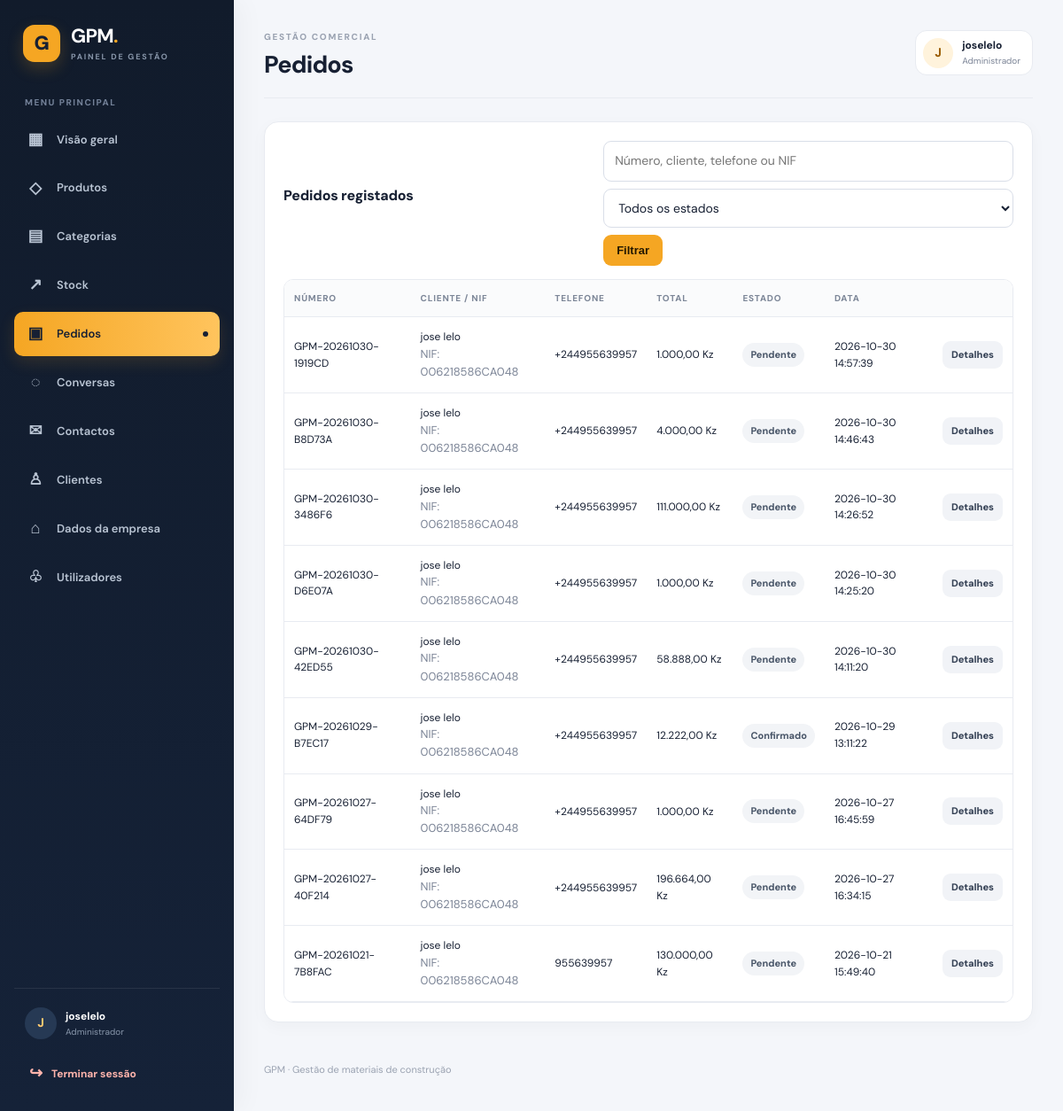
Screenshot of /gpm2/admin/orders.php (signed in) with the database file from the repository.
### tables this page shows
CREATE TABLE `orders` (
  `id` bigint(20) UNSIGNED NOT NULL,
  `order_number` varchar(40) NOT NULL,
  `customer_id` bigint(20) UNSIGNED NOT NULL,
  `responsible_user_id` bigint(20) UNSIGNED DEFAULT NULL,
  `customer_type` enum('individual','company') NOT NULL DEFAULT 'individual',
  `customer_name` varchar(180) NOT NULL,
  `customer_nif` varchar(50) DEFAULT NULL,
  `customer_phone` varchar(40) NOT NULL,
  `customer_email` varchar(190) DEFAULT NULL,
  `delivery_address` text DEFAULT NULL,
  `delivery_city` varchar(100) DEFAULT NULL,
  `delivery_province` varchar(100) DEFAULT NULL,
  `delivery_fee` decimal(15,2) NOT NULL DEFAULT 0.00,
  `discount` decimal(15,2) NOT NULL DEFAULT 0.00,
  `subtotal` decimal(15,2) NOT NULL DEFAULT 0.00,
  `total` decimal(15,2) NOT NULL DEFAULT 0.00,
  `payment_method` varchar(80) DEFAULT NULL,
  `payment_status` enum('pending','partial','paid','refunded') NOT NULL DEFAULT 'pending',
  `status` enum('pending','confirmed','preparing','shipped','completed','cancelled') NOT NULL DEFAULT 'pending',
  `notes` text DEFAULT NULL,
  `stock_deducted` tinyint(1) NOT NULL DEFAULT 0,
  `ordered_at` datetime NOT NULL DEFAULT current_timestamp(),
  `confirmed_at` datetime DEFAULT NULL,
  `completed_at` datetime DEFAULT NULL,
  `cancelled_at` datetime DEFAULT NULL,
  `created_at` timestamp NOT NULL DEFAULT current_timestamp(),
  `updated_at` timestamp NOT NULL DEFAULT current_timestamp() ON UPDATE current_timestamp(),
  `delivery_street` varchar(180) DEFAULT NULL,
  `delivery_neighborhood` varchar(120) DEFAULT NULL,
  `delivery_reference` varchar(255) DEFAULT NULL
);

CREATE TABLE `customers` (
  `id` bigint(20) UNSIGNED NOT NULL,
  `customer_type` enum('individual','company') NOT NULL DEFAULT 'individual',
  `name` varchar(180) NOT NULL,
  `nif` varchar(50) DEFAULT NULL,
  `phone` varchar(40) NOT NULL,
  `email` varchar(190) DEFAULT NULL,
  `password` varchar(255) DEFAULT NULL,
  `address` text DEFAULT NULL,
  `city` varchar(100) DEFAULT NULL,
  `province` varchar(100) DEFAULT NULL,
  `active` tinyint(1) NOT NULL DEFAULT 1,
  `email_verified_at` datetime DEFAULT NULL,
  `last_login_at` datetime DEFAULT NULL,
  `created_at` timestamp NOT NULL DEFAULT current_timestamp(),
  `updated_at` timestamp NOT NULL DEFAULT current_timestamp() ON UPDATE current_timestamp()
);

### gpm2/config/database.php (called while the page is built, shortened)
<?php
if (!function_exists('db')) {
    function db(): PDO
    {
        static $pdo = null;
        if ($pdo instanceof PDO) {
            return $pdo;
        }
        $dsn = 'mysql:host=' . DB_HOST
            . ';port=' . DB_PORT
            . ';dbname=' . DB_NAME
            . ';charset=utf8mb4';
        $pdo = new PDO($dsn, DB_USER, DB_PASS, [
            PDO::ATTR_ERRMODE => PDO::ERRMODE_EXCEPTION,
            PDO::ATTR_DEFAULT_FETCH_MODE => PDO::FETCH_ASSOC,
            PDO::ATTR_EMULATE_PREPARES => false,
        ]);
        return $pdo;
    }
}

### gpm2/admin/orders.php (the view, shortened to what this page needs)
<?php
require_once __DIR__ . '/../app/bootstrap.php';
$q = trim((string)($_GET['q'] ?? ''));
$sql = 'SELECT o.id, o.order_number, o.customer_name, o.customer_phone, o.total, o.status, o.created_at, c.nif
        FROM orders o LEFT JOIN customers c ON c.id = o.customer_id WHERE 1 = 1';
$args = [];
$sql .= ' ORDER BY o.created_at DESC, o.id DESC LIMIT 300';
$stmt = db()->prepare($sql);
$stmt->execute($args);
$rows = $stmt->fetchAll(PDO::FETCH_ASSOC);
$labels = ['pending'=>'Pendente','confirmed'=>'Confirmado','preparing'=>'Em preparação','shipped'=>'Enviado','completed'=>'Concluído','cancelled'=>'Cancelado'];
?>
<section class="panel">
    <div class="toolbar"><h2>Pedidos registados</h2><form method="get"><input name="q" placeholder="Número, cliente, telefone ou NIF" value="<?= e($q) ?>" style="min-width:220px"><select name="status"><option value="">Todos os estados</option></select><button type="submit">Filtrar</button></form></div>
    <div class="table-wrap"><table><thead><tr><th>Número</th><th>Cliente / NIF</th><th>Telefone</th><th>Total</th><th>Estado</th><th>Data</th><th></th></tr></thead><tbody>
    <?php foreach ($rows as $row): ?><tr><td><?= e($row['order_number']) ?></td><td><?= e($row['customer_name']) ?><br><span class="muted">NIF: <?= e($row['nif'] ?: '—') ?></span></td><td><?= e($row['customer_phone']) ?></td><td><?= e(money($row['total'])) ?></td><td><span class="badge"><?= e($labels[$row['status']] ?? $row['status']) ?></span></td><td><?= e($row['created_at']) ?></td><td><a class="btn small secondary" href="order.php?id=<?= (int)$row['id'] ?>">Detalhes</a></td></tr><?php endforeach; ?>
    </tbody></table></div>
</section>

### gpm2/admin/assets/css/admin.css (style rules this page uses)
:root { --ink:#172033;--muted:#7b8496;--line:#e8ebf1;--bg:#f4f6fa;--accent:#f5a623;--accent-soft:#fff3dc;--nav:#111b2b;--nav-soft:#1a2940;--white:#fff;--danger:#d92d20;--success:#067647 }
* { box-sizing:border-box }
html { min-height:100%;background:var(--bg) }
body { margin:0;background:var(--bg);color:var(--ink);font:14px/1.55 "DM Sans",Arial,Helvetica,sans-serif }
.admin-body { min-height:100vh }
.muted,.hint { color:var(--muted);font-size:13px }
.stat,.panel { background:#fff;border:1px solid var(--line);border-radius:16px;padding:21px;box-shadow:0 5px 18px #10182808 }
.panel { margin-bottom:20px }
.panel h2 { font-size:16px;font-weight:800;letter-spacing:-.2px;margin:0 0 16px }
.toolbar { display:flex;gap:12px;align-items:center;justify-content:space-between;flex-wrap:wrap;margin-bottom:15px }
.toolbar form { display:flex;gap:8px;flex-wrap:wrap }
.btn,button { display:inline-flex;align-items:center;justify-content:center;gap:7px;background:var(--accent);color:#241800;border:0;border-radius:9px;padding:10px 15px;font-weight:800;text-decoration:none;cursor:pointer;font-size:13px;transition:transform .15s,filter .15s }
.btn.secondary,button.secondary { background:#f1f3f7;color:#344054 }
.btn.small { padding:7px 10px;font-size:11px }
input,select,textarea { width:100%;padding:11px 12px;border:1px solid #d9dee8;border-radius:9px;font:inherit;background:#fff;color:var(--ink);outline:none;transition:border .15s,box-shadow .15s }
table { width:100%;border-collapse:collapse;background:#fff }
th,td { text-align:left;padding:13px 11px;border-bottom:1px solid var(--line);vertical-align:middle }
th { color:#7d8798;font-size:10px;text-transform:uppercase;letter-spacing:.8px;background:#fafbfc;font-weight:800 }
td { font-size:12px }
.table-wrap { overflow-x:auto;border:1px solid var(--line);border-radius:11px }
.badge { display:inline-flex;align-items:center;padding:5px 9px;border-radius:30px;background:#f2f4f7;color:#475467;font-size:11px;font-weight:700 }

### rows the page displays
orders: order_number "GPM-20261030-1919CD", customer_name "jose lelo", customer.nif "006218586CA048", customer_phone "+244955639957", total "1.000,00 Kz", status "Pendente", created_at "2026-10-30 14:57:39"
orders: order_number "GPM-20261030-B8D73A", customer_name "jose lelo", customer.nif "006218586CA048", customer_phone "+244955639957", total "4.000,00 Kz", status "Pendente", created_at "2026-10-30 14:46:43"
orders: order_number "GPM-20261030-3486F6", customer_name "jose lelo", customer.nif "006218586CA048", customer_phone "+244955639957", total "111.000,00 Kz", status "Pendente", created_at "2026-10-30 14:26:52"
orders: order_number "GPM-20261030-D6E07A", customer_name "jose lelo", customer.nif "006218586CA048", customer_phone "+244955639957", total "1.000,00 Kz", status "Pendente", created_at "2026-10-30 14:25:20"
orders: order_number "GPM-20261030-42ED55", customer_name "jose lelo", customer.nif "006218586CA048", customer_phone "+244955639957", total "58.888,00 Kz", status "Pendente", created_at "2026-10-30 14:11:20"
orders: order_number "GPM-20261029-B7EC17", customer_name "jose lelo", customer.nif "006218586CA048", customer_phone "+244955639957", total "12.222,00 Kz", status "Confirmado", created_at "2026-10-29 13:11:22"
orders: order_number "GPM-20261027-64DF79", customer_name "jose lelo", customer.nif "006218586CA048", customer_phone "+244955639957", total "1.000,00 Kz", status "Pendente", created_at "2026-10-27 16:45:59"
orders: order_number "GPM-20261027-40F214", customer_name "jose lelo", customer.nif "006218586CA048", customer_phone "+244955639957", total "196.664,00 Kz", status "Pendente", created_at "2026-10-27 16:34:15"
orders: order_number "GPM-20261021-7B8FAC", customer_name "jose lelo", customer.nif "006218586CA048", customer_phone "955639957", total "130.000,00 Kz", status "Pendente", created_at "2026-10-21 15:49:40"

### other values shown
$item['icon'] "▦"
$item['label'] "Visão geral"
$item['icon'] "◇"
$item['label'] "Produtos"
$item['icon'] "▤"
$item['label'] "Categorias"
$item['icon'] "↗"
$item['label'] "Stock"
$item['icon'] "▣"
$item['label'] "Pedidos"
$item['icon'] "◌"
$item['label'] "Conversas"
$item['icon'] "✉"
$item['label'] "Contactos"
$item['icon'] "♙"
